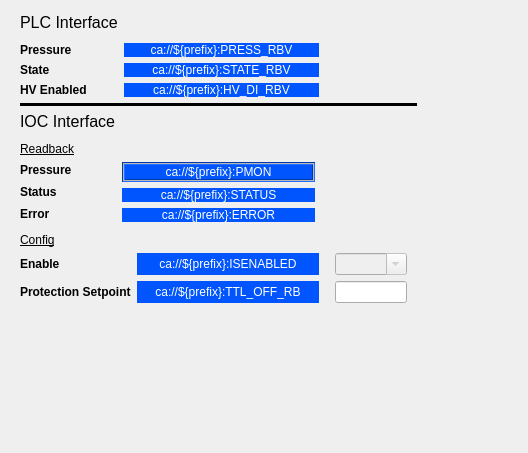
<?xml version="1.0" encoding="UTF-8"?>
<ui version="4.0">
 <class>Form</class>
 <widget class="QWidget" name="Form">
  <property name="geometry">
   <rect>
    <x>0</x>
    <y>0</y>
    <width>528</width>
    <height>453</height>
   </rect>
  </property>
  <property name="sizePolicy">
   <sizepolicy hsizetype="Preferred" vsizetype="Preferred">
    <horstretch>0</horstretch>
    <verstretch>0</verstretch>
   </sizepolicy>
  </property>
  <property name="windowTitle">
   <string>Form</string>
  </property>
  <widget class="QWidget" name="widget" native="true">
   <property name="geometry">
    <rect>
     <x>10</x>
     <y>10</y>
     <width>501</width>
     <height>421</height>
    </rect>
   </property>
   <property name="sizePolicy">
    <sizepolicy hsizetype="MinimumExpanding" vsizetype="MinimumExpanding">
     <horstretch>0</horstretch>
     <verstretch>0</verstretch>
    </sizepolicy>
   </property>
   <widget class="QWidget" name="gridLayoutWidget">
    <property name="geometry">
     <rect>
      <x>10</x>
      <y>3</y>
      <width>471</width>
      <height>401</height>
     </rect>
    </property>
    <layout class="QGridLayout" name="gridLayout" rowstretch="0,0,0,0,0,0,0,0,0,0,0,0,0">
     <property name="sizeConstraint">
      <enum>QLayout::SetFixedSize</enum>
     </property>
     <item row="6" column="0">
      <spacer name="verticalSpacer_2">
       <property name="orientation">
        <enum>Qt::Vertical</enum>
       </property>
       <property name="sizeType">
        <enum>QSizePolicy::Fixed</enum>
       </property>
       <property name="sizeHint" stdset="0">
        <size>
         <width>20</width>
         <height>5</height>
        </size>
       </property>
      </spacer>
     </item>
     <item row="8" column="0">
      <layout class="QHBoxLayout" name="horizontalLayout_2" stretch="1,2,1">
       <property name="sizeConstraint">
        <enum>QLayout::SetDefaultConstraint</enum>
       </property>
       <item>
        <layout class="QVBoxLayout" name="verticalLayout_7">
         <item>
          <widget class="PyDMLabel" name="PyDMLabel_10">
           <property name="toolTip">
            <string/>
           </property>
           <property name="text">
            <string>&lt;html&gt;&lt;head/&gt;&lt;body&gt;&lt;p&gt;&lt;span style=&quot; font-weight:600;&quot;&gt;Pressure&lt;/span&gt;&lt;/p&gt;&lt;/body&gt;&lt;/html&gt;</string>
           </property>
           <property name="textFormat">
            <enum>Qt::RichText</enum>
           </property>
          </widget>
         </item>
         <item>
          <widget class="PyDMLabel" name="PyDMLabel_11">
           <property name="toolTip">
            <string/>
           </property>
           <property name="text">
            <string>&lt;html&gt;&lt;head/&gt;&lt;body&gt;&lt;p&gt;&lt;span style=&quot; font-weight:600;&quot;&gt;Status&lt;/span&gt;&lt;/p&gt;&lt;/body&gt;&lt;/html&gt;</string>
           </property>
           <property name="textFormat">
            <enum>Qt::RichText</enum>
           </property>
          </widget>
         </item>
         <item>
          <widget class="PyDMLabel" name="PyDMLabel_9">
           <property name="toolTip">
            <string/>
           </property>
           <property name="text">
            <string>&lt;html&gt;&lt;head/&gt;&lt;body&gt;&lt;p&gt;&lt;span style=&quot; font-weight:600;&quot;&gt;Error&lt;/span&gt;&lt;/p&gt;&lt;/body&gt;&lt;/html&gt;</string>
           </property>
           <property name="textFormat">
            <enum>Qt::RichText</enum>
           </property>
          </widget>
         </item>
        </layout>
       </item>
       <item>
        <layout class="QVBoxLayout" name="verticalLayout_8">
         <item>
          <widget class="PyDMLabel" name="IOC_Pressure">
           <property name="toolTip">
            <string/>
           </property>
           <property name="styleSheet">
            <string notr="true">background-color: rgb(0, 85, 255);
color: rgb(255, 255, 255);</string>
           </property>
           <property name="frameShape">
            <enum>QFrame::Box</enum>
           </property>
           <property name="frameShadow">
            <enum>QFrame::Sunken</enum>
           </property>
           <property name="lineWidth">
            <number>1</number>
           </property>
           <property name="midLineWidth">
            <number>1</number>
           </property>
           <property name="text">
            <string>ca://${prefix}:PMON</string>
           </property>
           <property name="alignment">
            <set>Qt::AlignCenter</set>
           </property>
           <property name="channel">
            <string>ca://${prefix}:PMON</string>
           </property>
           <property name="displayFormat">
            <enum>PyDMLabel::Exponential</enum>
           </property>
          </widget>
         </item>
         <item>
          <widget class="PyDMLabel" name="IOC_Status">
           <property name="toolTip">
            <string/>
           </property>
           <property name="styleSheet">
            <string notr="true">background-color: rgb(0, 85, 255);
color: rgb(255, 255, 255);</string>
           </property>
           <property name="text">
            <string>ca://${prefix}:STATUS</string>
           </property>
           <property name="alignment">
            <set>Qt::AlignCenter</set>
           </property>
           <property name="channel">
            <string>ca://${prefix}:STATUS</string>
           </property>
          </widget>
         </item>
         <item>
          <widget class="PyDMLabel" name="IOC_Error">
           <property name="toolTip">
            <string/>
           </property>
           <property name="styleSheet">
            <string notr="true">background-color: rgb(0, 85, 255);
color: rgb(255, 255, 255);</string>
           </property>
           <property name="text">
            <string>ca://${prefix}:ERROR</string>
           </property>
           <property name="alignment">
            <set>Qt::AlignCenter</set>
           </property>
           <property name="alarmSensitiveContent">
            <bool>true</bool>
           </property>
           <property name="channel">
            <string>ca://${prefix}:ERROR</string>
           </property>
          </widget>
         </item>
        </layout>
       </item>
       <item>
        <layout class="QVBoxLayout" name="verticalLayout_3">
         <property name="leftMargin">
          <number>10</number>
         </property>
         <property name="rightMargin">
          <number>10</number>
         </property>
         <item>
          <widget class="PyDMLabel" name="PyDMLabel_16">
           <property name="maximumSize">
            <size>
             <width>16777215</width>
             <height>76</height>
            </size>
           </property>
           <property name="toolTip">
            <string/>
           </property>
           <property name="text">
            <string/>
           </property>
           <property name="alignment">
            <set>Qt::AlignCenter</set>
           </property>
           <property name="channel">
            <string/>
           </property>
          </widget>
         </item>
         <item>
          <widget class="PyDMLabel" name="PyDMLabel_20">
           <property name="maximumSize">
            <size>
             <width>16777215</width>
             <height>76</height>
            </size>
           </property>
           <property name="toolTip">
            <string/>
           </property>
           <property name="text">
            <string/>
           </property>
           <property name="alignment">
            <set>Qt::AlignCenter</set>
           </property>
           <property name="channel">
            <string/>
           </property>
          </widget>
         </item>
         <item>
          <widget class="PyDMLabel" name="PyDMLabel_14">
           <property name="maximumSize">
            <size>
             <width>16777215</width>
             <height>76</height>
            </size>
           </property>
           <property name="toolTip">
            <string/>
           </property>
           <property name="text">
            <string/>
           </property>
           <property name="alignment">
            <set>Qt::AlignCenter</set>
           </property>
           <property name="channel">
            <string/>
           </property>
          </widget>
         </item>
        </layout>
       </item>
      </layout>
     </item>
     <item row="1" column="0">
      <widget class="PyDMLabel" name="PyDMLabel">
       <property name="maximumSize">
        <size>
         <width>16777215</width>
         <height>40</height>
        </size>
       </property>
       <property name="font">
        <font>
         <pointsize>12</pointsize>
        </font>
       </property>
       <property name="toolTip">
        <string/>
       </property>
       <property name="text">
        <string>PLC Interface</string>
       </property>
      </widget>
     </item>
     <item row="10" column="0">
      <widget class="QLabel" name="label_2">
       <property name="sizePolicy">
        <sizepolicy hsizetype="Preferred" vsizetype="Fixed">
         <horstretch>0</horstretch>
         <verstretch>0</verstretch>
        </sizepolicy>
       </property>
       <property name="text">
        <string>&lt;html&gt;&lt;head/&gt;&lt;body&gt;&lt;p&gt;&lt;span style=&quot; text-decoration: underline;&quot;&gt;Config&lt;/span&gt;&lt;/p&gt;&lt;/body&gt;&lt;/html&gt;</string>
       </property>
      </widget>
     </item>
     <item row="7" column="0">
      <widget class="QLabel" name="label">
       <property name="sizePolicy">
        <sizepolicy hsizetype="Preferred" vsizetype="Fixed">
         <horstretch>0</horstretch>
         <verstretch>0</verstretch>
        </sizepolicy>
       </property>
       <property name="text">
        <string>&lt;html&gt;&lt;head/&gt;&lt;body&gt;&lt;p&gt;&lt;span style=&quot; text-decoration: underline;&quot;&gt;Readback&lt;/span&gt;&lt;/p&gt;&lt;/body&gt;&lt;/html&gt;</string>
       </property>
       <property name="textFormat">
        <enum>Qt::RichText</enum>
       </property>
      </widget>
     </item>
     <item row="5" column="0">
      <widget class="PyDMLabel" name="PyDMLabel_2">
       <property name="maximumSize">
        <size>
         <width>16777215</width>
         <height>40</height>
        </size>
       </property>
       <property name="font">
        <font>
         <pointsize>12</pointsize>
        </font>
       </property>
       <property name="toolTip">
        <string/>
       </property>
       <property name="text">
        <string>IOC Interface</string>
       </property>
      </widget>
     </item>
     <item row="11" column="0">
      <layout class="QHBoxLayout" name="horizontalLayout_4" stretch="1,2,1">
       <property name="sizeConstraint">
        <enum>QLayout::SetDefaultConstraint</enum>
       </property>
       <item>
        <layout class="QVBoxLayout" name="verticalLayout_11">
         <item>
          <widget class="PyDMLabel" name="PyDMLabel_26">
           <property name="toolTip">
            <string/>
           </property>
           <property name="text">
            <string>&lt;html&gt;&lt;head/&gt;&lt;body&gt;&lt;p&gt;&lt;span style=&quot; font-weight:600;&quot;&gt;Enable&lt;/span&gt;&lt;/p&gt;&lt;/body&gt;&lt;/html&gt;</string>
           </property>
           <property name="textFormat">
            <enum>Qt::RichText</enum>
           </property>
          </widget>
         </item>
         <item>
          <widget class="PyDMLabel" name="PyDMLabel_27">
           <property name="toolTip">
            <string/>
           </property>
           <property name="text">
            <string>&lt;html&gt;&lt;head/&gt;&lt;body&gt;&lt;p&gt;&lt;span style=&quot; font-weight:600;&quot;&gt;Protection Setpoint&lt;/span&gt;&lt;/p&gt;&lt;/body&gt;&lt;/html&gt;</string>
           </property>
           <property name="textFormat">
            <enum>Qt::RichText</enum>
           </property>
          </widget>
         </item>
        </layout>
       </item>
       <item>
        <layout class="QVBoxLayout" name="verticalLayout_12">
         <item>
          <widget class="PyDMLabel" name="IOC_Enable_RB_3">
           <property name="toolTip">
            <string/>
           </property>
           <property name="styleSheet">
            <string notr="true">background-color: rgb(0, 85, 255);
color: rgb(255, 255, 255);</string>
           </property>
           <property name="text">
            <string>ca://${prefix}:ISENABLED</string>
           </property>
           <property name="alignment">
            <set>Qt::AlignCenter</set>
           </property>
           <property name="channel">
            <string>ca://${prefix}:ISENABLED</string>
           </property>
          </widget>
         </item>
         <item>
          <widget class="PyDMLabel" name="IOC_Protection_RB_3">
           <property name="toolTip">
            <string/>
           </property>
           <property name="styleSheet">
            <string notr="true">background-color: rgb(0, 85, 255);
color: rgb(255, 255, 255);</string>
           </property>
           <property name="text">
            <string>ca://${prefix}:TTL_OFF_RB</string>
           </property>
           <property name="alignment">
            <set>Qt::AlignCenter</set>
           </property>
           <property name="channel">
            <string>ca://${prefix}:TTL_OFF_RB</string>
           </property>
           <property name="displayFormat">
            <enum>PyDMLabel::Exponential</enum>
           </property>
          </widget>
         </item>
        </layout>
       </item>
       <item>
        <layout class="QVBoxLayout" name="verticalLayout_13">
         <property name="leftMargin">
          <number>10</number>
         </property>
         <property name="rightMargin">
          <number>10</number>
         </property>
         <item>
          <widget class="PyDMEnumComboBox" name="IOC_Enable_3">
           <property name="enabled">
            <bool>false</bool>
           </property>
           <property name="sizePolicy">
            <sizepolicy hsizetype="Preferred" vsizetype="Minimum">
             <horstretch>0</horstretch>
             <verstretch>0</verstretch>
            </sizepolicy>
           </property>
           <property name="maximumSize">
            <size>
             <width>100</width>
             <height>100</height>
            </size>
           </property>
           <property name="toolTip">
            <string/>
           </property>
           <property name="layoutDirection">
            <enum>Qt::LeftToRight</enum>
           </property>
           <property name="editable">
            <bool>true</bool>
           </property>
           <property name="insertPolicy">
            <enum>QComboBox::InsertAtBottom</enum>
           </property>
           <property name="channel">
            <string>ca://${prefix}:STATEDES</string>
           </property>
          </widget>
         </item>
         <item>
          <widget class="PyDMLineEdit" name="IOC_Protection_SP_3">
           <property name="toolTip">
            <string/>
           </property>
           <property name="channel">
            <string>ca://${prefix}:TTL_OFF_SP</string>
           </property>
           <property name="displayFormat">
            <enum>PyDMLineEdit::Exponential</enum>
           </property>
          </widget>
         </item>
        </layout>
       </item>
      </layout>
     </item>
     <item row="12" column="0">
      <spacer name="verticalSpacer_3">
       <property name="orientation">
        <enum>Qt::Vertical</enum>
       </property>
       <property name="sizeType">
        <enum>QSizePolicy::Fixed</enum>
       </property>
       <property name="sizeHint" stdset="0">
        <size>
         <width>20</width>
         <height>10</height>
        </size>
       </property>
      </spacer>
     </item>
     <item row="4" column="0">
      <widget class="Line" name="line">
       <property name="frameShadow">
        <enum>QFrame::Plain</enum>
       </property>
       <property name="lineWidth">
        <number>3</number>
       </property>
       <property name="orientation">
        <enum>Qt::Horizontal</enum>
       </property>
      </widget>
     </item>
     <item row="2" column="0">
      <spacer name="verticalSpacer">
       <property name="orientation">
        <enum>Qt::Vertical</enum>
       </property>
       <property name="sizeType">
        <enum>QSizePolicy::Fixed</enum>
       </property>
       <property name="sizeHint" stdset="0">
        <size>
         <width>20</width>
         <height>5</height>
        </size>
       </property>
      </spacer>
     </item>
     <item row="3" column="0">
      <layout class="QHBoxLayout" name="horizontalLayout" stretch="1,2,1">
       <item>
        <layout class="QVBoxLayout" name="verticalLayout_2">
         <item>
          <widget class="PyDMLabel" name="PyDMLabel_4">
           <property name="toolTip">
            <string/>
           </property>
           <property name="text">
            <string>&lt;html&gt;&lt;head/&gt;&lt;body&gt;&lt;p&gt;&lt;span style=&quot; font-weight:600;&quot;&gt;Pressure&lt;/span&gt;&lt;/p&gt;&lt;/body&gt;&lt;/html&gt;</string>
           </property>
           <property name="textFormat">
            <enum>Qt::RichText</enum>
           </property>
          </widget>
         </item>
         <item>
          <widget class="PyDMLabel" name="PyDMLabel_5">
           <property name="toolTip">
            <string/>
           </property>
           <property name="text">
            <string>&lt;html&gt;&lt;head/&gt;&lt;body&gt;&lt;p&gt;&lt;span style=&quot; font-weight:600;&quot;&gt;State&lt;/span&gt;&lt;/p&gt;&lt;/body&gt;&lt;/html&gt;</string>
           </property>
           <property name="textFormat">
            <enum>Qt::RichText</enum>
           </property>
          </widget>
         </item>
         <item>
          <widget class="PyDMLabel" name="PyDMLabel_3">
           <property name="toolTip">
            <string/>
           </property>
           <property name="text">
            <string>&lt;html&gt;&lt;head/&gt;&lt;body&gt;&lt;p&gt;&lt;span style=&quot; font-weight:600;&quot;&gt;HV Enabled&lt;/span&gt;&lt;/p&gt;&lt;/body&gt;&lt;/html&gt;</string>
           </property>
           <property name="textFormat">
            <enum>Qt::RichText</enum>
           </property>
          </widget>
         </item>
        </layout>
       </item>
       <item>
        <layout class="QVBoxLayout" name="verticalLayout_6">
         <item>
          <widget class="PyDMLabel" name="PLC_Pressure">
           <property name="toolTip">
            <string/>
           </property>
           <property name="styleSheet">
            <string notr="true">background-color: rgb(0, 85, 255);
color: rgb(255, 255, 255);</string>
           </property>
           <property name="text">
            <string>ca://${prefix}:PRESS_RBV</string>
           </property>
           <property name="alignment">
            <set>Qt::AlignCenter</set>
           </property>
           <property name="precisionFromPV">
            <bool>false</bool>
           </property>
           <property name="channel">
            <string>ca://${prefix}:PRESS_RBV</string>
           </property>
           <property name="displayFormat">
            <enum>PyDMLabel::Exponential</enum>
           </property>
          </widget>
         </item>
         <item>
          <widget class="PyDMLabel" name="PLC_State">
           <property name="toolTip">
            <string/>
           </property>
           <property name="styleSheet">
            <string notr="true">background-color: rgb(0, 85, 255);
color: rgb(255, 255, 255);</string>
           </property>
           <property name="text">
            <string>ca://${prefix}:STATE_RBV</string>
           </property>
           <property name="alignment">
            <set>Qt::AlignCenter</set>
           </property>
           <property name="channel">
            <string>ca://${prefix}:STATE_RBV</string>
           </property>
          </widget>
         </item>
         <item>
          <widget class="PyDMLabel" name="PLC_HV_DI">
           <property name="toolTip">
            <string/>
           </property>
           <property name="styleSheet">
            <string notr="true">background-color: rgb(0, 85, 255);
color: rgb(255, 255, 255);</string>
           </property>
           <property name="text">
            <string>ca://${prefix}:HV_DI_RBV</string>
           </property>
           <property name="alignment">
            <set>Qt::AlignCenter</set>
           </property>
           <property name="channel">
            <string>ca://${prefix}:HV_DI_RBV</string>
           </property>
          </widget>
         </item>
        </layout>
       </item>
       <item>
        <layout class="QVBoxLayout" name="verticalLayout_5"/>
       </item>
      </layout>
     </item>
     <item row="9" column="0">
      <spacer name="verticalSpacer_4">
       <property name="orientation">
        <enum>Qt::Vertical</enum>
       </property>
       <property name="sizeType">
        <enum>QSizePolicy::Fixed</enum>
       </property>
       <property name="sizeHint" stdset="0">
        <size>
         <width>20</width>
         <height>5</height>
        </size>
       </property>
      </spacer>
     </item>
    </layout>
   </widget>
  </widget>
 </widget>
 <customwidgets>
  <customwidget>
   <class>PyDMLabel</class>
   <extends>QLabel</extends>
   <header>pydm.widgets.label</header>
  </customwidget>
  <customwidget>
   <class>PyDMEnumComboBox</class>
   <extends>QComboBox</extends>
   <header>pydm.widgets.enum_combo_box</header>
  </customwidget>
  <customwidget>
   <class>PyDMLineEdit</class>
   <extends>QLineEdit</extends>
   <header>pydm.widgets.line_edit</header>
  </customwidget>
 </customwidgets>
 <resources/>
 <connections/>
</ui>
